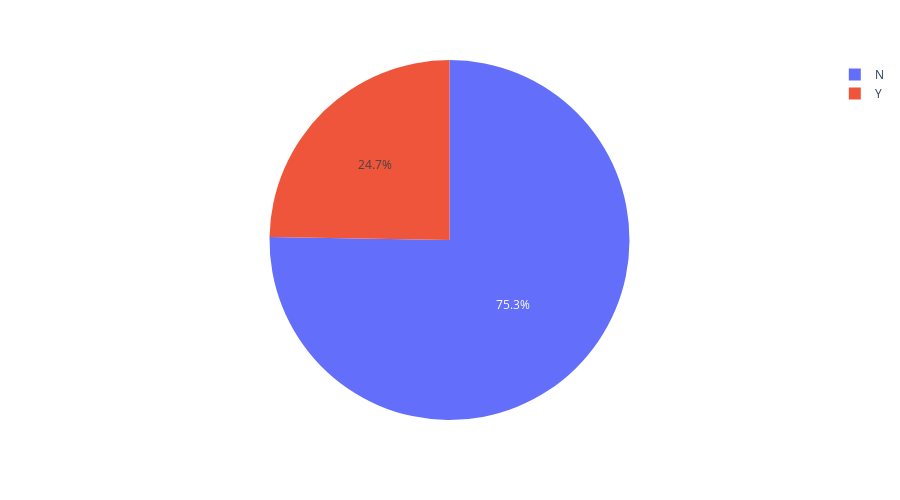

Here is the notebook cell this chart was saved with:
### Markdown cell above
### 2.1 Fraud reported

### Code cell
fig = px.pie(insurance_claim,names='fraud_reported')
fig.update_layout(
    width=900,     # customize width
    height=500     # customize height
)
fig.show()

### Figure 1 — Plotly figure (JSON) as saved in the notebook; plotly's stock layout.template omitted (floating-point values rounded to 4 significant figures; data arrays with more than 128 entries replaced by an {"elided": "..."} marker saying what was removed)
{"data": [{"domain": {"x": [0, 1], "y": [0, 1]}, "hovertemplate": "fraud_reported=%{label}<extra></extra>", "labels": {"elided": "999 str values"}, "legendgroup": "", "name": "", "showlegend": true, "type": "pie"}], "layout": {"height": 500, "legend": {"tracegroupgap": 0}, "margin": {"t": 60}, "width": 900}}
